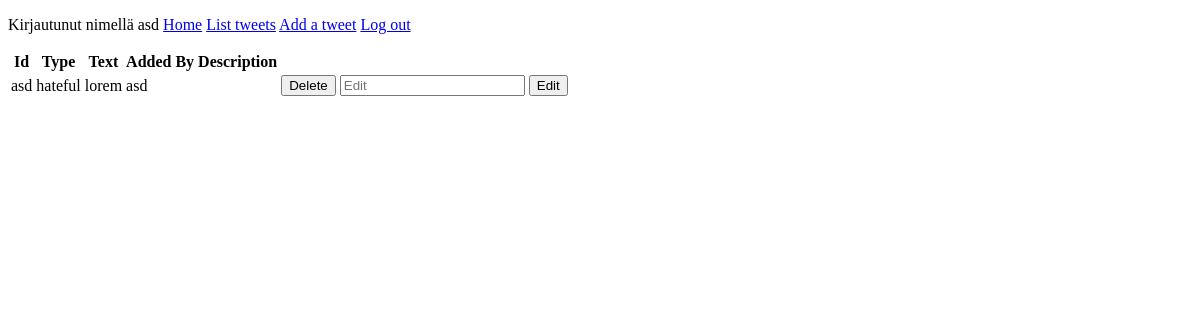
Before: /tweets/13 (signed in) with the older database file.
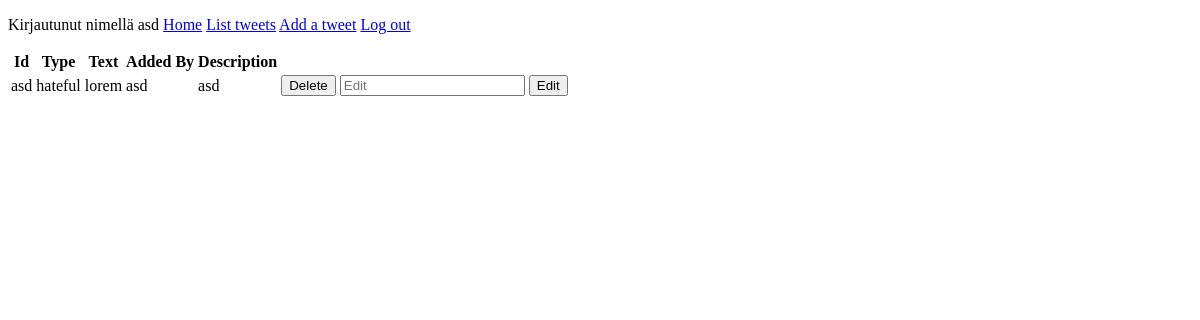
After: the same page with the newer database file.
### application/tweets/models.py (models this page shows, shortened)
class Tweet(db.Model):
    id = db.Column(db.Integer, primary_key=True)
    date_created = db.Column(db.DateTime, default=db.func.current_timestamp())
    date_modified = db.Column(db.DateTime, default=db.func.current_timestamp(),
    onupdate=db.func.current_timestamp())
    tweetid = db.Column(db.String(100))
    tweettype = db.Column(db.String(100))
    tweettext = db.Column(db.String(300))
    addedby = db.Column(db.String(100))
    tweetdescription = db.Column(db.String(100))
    account_id = db.Column(db.Integer, db.ForeignKey('account.id'),
                           nullable=False)

### application/tweets/views.py (the view)
@app.route("/tweets/<id>")
@login_required
def tweets_view(id):
    tweets = []
    tweets = db.session().query(Tweet).filter(Tweet.id.contains(id))
    return render_template('tweets/tweet.html', tweets=tweets)

### application/__init__.py (called while the page is built)
@login_manager.user_loader
def load_user(user_id):
    return User.query.get(user_id)

### application/templates/tweets/tweet.html (shortened to what this page needs)
{% extends "layout.html" %}
{% block body %}
  <p>
<table>
    <tr>
      <th>Id</th>
      <th>Type</th>
      <th>Text</th>
      <th>Added By</th>
        <th>Description</th>
      <th></th>
    </tr>
    {% for tweet in tweets %}
    <tr>
        <td>{{ tweet.tweetid }}</td>
        <td>{{ tweet.tweettype }}</td>
        <td>{{ tweet.tweettext }}</td>
        <td>{{ tweet.addedby }}</td>
        <td>{{ tweet.tweetdescription }}</td>
        <td>
                        <form method="POST" action="{{ url_for('tweet_delete', id = tweet.id) }}">
                            <input type="submit" value="Delete">
                        </form>
        </td>
        <td>
            <div>
            <form method="POST" action="{{ url_for('tweet_edit', id = tweet.id) }}">
                <input type="text" name="tweetdescription" placeholder="Edit"/>
                <input type="submit" value="Edit">
            </form>
                </div>
        </td>
    </tr>
    {% endfor %}
  </table>  </p>
{% endblock %}

Changed rows visible on the page:
changed Tweet "asd": tweetdescription (not shown) → "asd"
